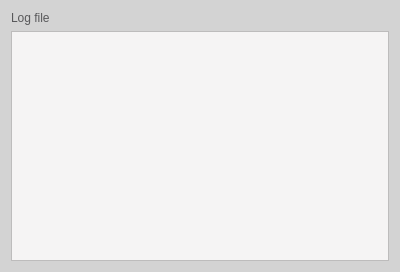
<?xml version="1.0" encoding="UTF-8"?>
<ui version="4.0">
 <class>Form</class>
 <widget class="QWidget" name="Form">
  <property name="geometry">
   <rect>
    <x>0</x>
    <y>0</y>
    <width>400</width>
    <height>272</height>
   </rect>
  </property>
  <property name="windowTitle">
   <string>Form</string>
  </property>
  <property name="styleSheet">
   <string notr="true">QWidget
{
    background-color: rgb(211,211,211);
    color: rgb(88, 88, 90);
    selection-background-color: rgb(21, 165, 137);
    selection-color: rgb(245, 244, 244)
}

QLabel
{
  background-color: rgb(211,211,211);
}

QTextBrowser
{
     background-color: rgb(245, 244, 244)
}
</string>
  </property>
  <layout class="QVBoxLayout" name="verticalLayout">
   <item>
    <widget class="QLabel" name="log_label">
     <property name="text">
      <string>Log file</string>
     </property>
    </widget>
   </item>
   <item>
    <widget class="QTextBrowser" name="logging"/>
   </item>
  </layout>
 </widget>
 <resources/>
 <connections/>
</ui>
